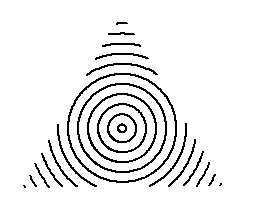

This chart was generated by the following Python code:
"""
   三角圆图.py
"""
import turtle

def draw_circle(pos,radius):
    """以pos为中心点，radius为半径画圆"""
    pe = 2 * 3.14159 * radius             # 周长
    step = pe/360                         # 每度需要位移的量
    turtle.penup()
    turtle.goto(pos)
    turtle.fd(radius)
    turtle.left(90)    
    for _ in range(360):
        if intriangle(turtle.xcor(),turtle.ycor()):
            turtle.pendown()            
        else:
            turtle.penup()
        turtle.fd(step)
        turtle.left(1)
    turtle.penup()
    turtle.right(90)
    turtle.bk(radius)
    
def _isinside(x1, y1, x2, y2, x3, y3, x, y):
    """判断x,y点是否在由x1,...y3组成的三角形内"""
    def crossProduct(x1, y1, x2, y2):
        return x1 * y2 - x2 * y1

    if crossProduct(x3-x1, y3-y1, x2-x1, y2-y1) >= 0:
        x2, x3 = x3, x2
        y2, y3 = y3, y2
    if crossProduct(x2-x1, y2-y1, x-x1, y-y1) < 0:
        return False
    if crossProduct(x3-x2, y3-y2, x-x2, y-y2) < 0:
        return False
    if crossProduct(x1-x3, y1-y3, x-x3, y-y3) < 0:
        return False
    return True

def intriangle(x,y):
    """判断点x,y是否在三角形内"""
    x1,y1 = p[0][0],p[0][1]
    x2,y2 = p[1][0],p[1][1]
    x3,y3 = p[2][0],p[2][1]
    if  _isinside(x1,y1,x2,y2,x3,y3,x,y):
        return True
    else:
        return False
    
turtle.speed(0)
turtle.delay(0)
turtle.penup()
turtle.pensize(2)
# 画一个三角形，获取它们的顶点坐标
turtle.begin_poly()                        # 开始记录顶点
turtle.fd(200)
turtle.lt(120)
turtle.fd(200)
turtle.lt(120)
turtle.fd(200)
turtle.lt(120)
turtle.end_poly()                          # 结束记录顶点
p = list(turtle.get_poly())                # 转换成列表
p.pop()
# 求出三角形中心点坐标，以这个为圆心画圆
centerx = (p[0][0] + p[1][0] + p[2][0])/3
centery = (p[0][1] + p[1][1] + p[2][1])/3
center = centerx,centery

s = turtle.getscreen()                    # 得到屏幕
s.onclick(intriangle)                     # 绑定单击事件
for radius in range(4,120,10):            # 画一些圆,超出三角范围则不画
    draw_circle(center,radius)
turtle.ht()
turtle.done()
